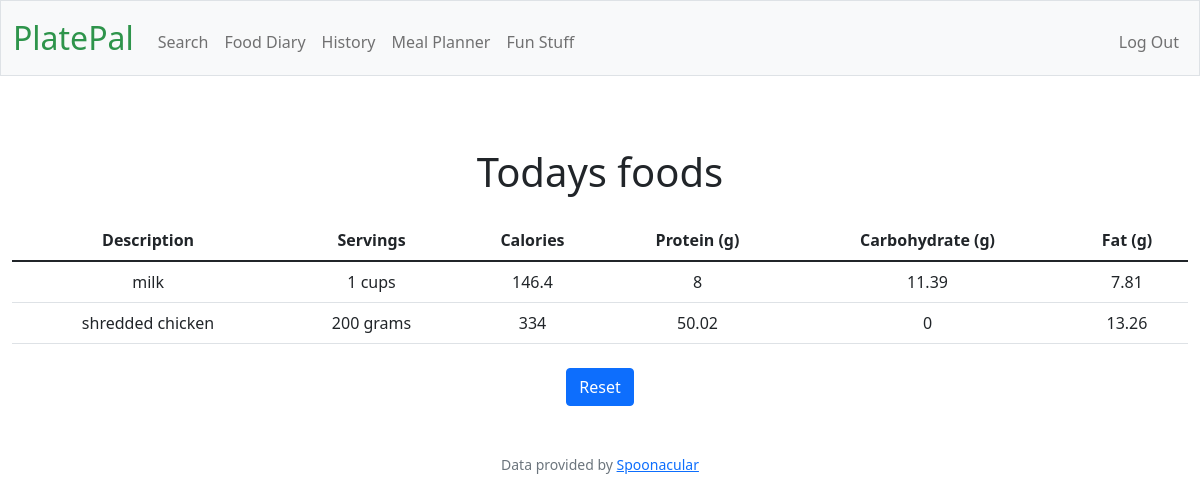
Screenshot of / (signed in) with the database file from the repository.
### tables this page shows
CREATE TABLE today (
    id INTEGER PRIMARY KEY,
    description TEXT,
    calories DECIMAL(5, 1),
    protein DECIMAL(5, 1),
    carbs DECIMAL(5, 1),
    fats DECIMAL(5, 1)
, servings text);

### app.py (the view)
@app.route("/")
@login_required
def index():
    today = db.execute("SELECT * FROM today")
    return render_template("index.html", today=today)

### helpers.py (called while the page is built)
def login_required(f):
    @wraps(f)
    def decorated_function(*args, **kwargs):
        if session.get("user_id") is None:
            return redirect("/login")
        return f(*args, **kwargs)
    return decorated_function

### templates/index.html (shortened to what this page needs)
{% extends "layout.html" %}
{% block main %}
<h1 class="m-4">Todays foods</h1>
    <table class="table table-responsive mb-4">
        <thead>
            <tr>
                <th>Description</th>
                <th>Servings</th>
                <th>Calories</th>
                <th>Protein (g)</th>
                <th>Carbohydrate (g)</th>
                <th>Fat (g)</th>
            </tr>
        </thead>
        <tbody>
                {% for food in today%}
                    <tr>
                        <td>{{food.description}}</td>
                        <td>{{food.servings}}</td>
                        <td>{{food.calories}}</td>
                        <td>{{food.protein}}</td>
                        <td>{{food.carbs}}</td>
                        <td>{{food.fats}}</td>
                    </tr>
                {% endfor %}
        </tbody>
    </table>
    <form action="/reset" method="post">
        <button class="btn btn-primary" type="submit">Reset</button>
    </form>
{% endblock %}

### rows the page displays
today: description "milk", servings "1 cups", calories "146.4", protein "8", carbs "11.39", fats "7.81"
today: description "shredded chicken", servings "200 grams", calories "334", protein "50.02", carbs "0", fats "13.26"
